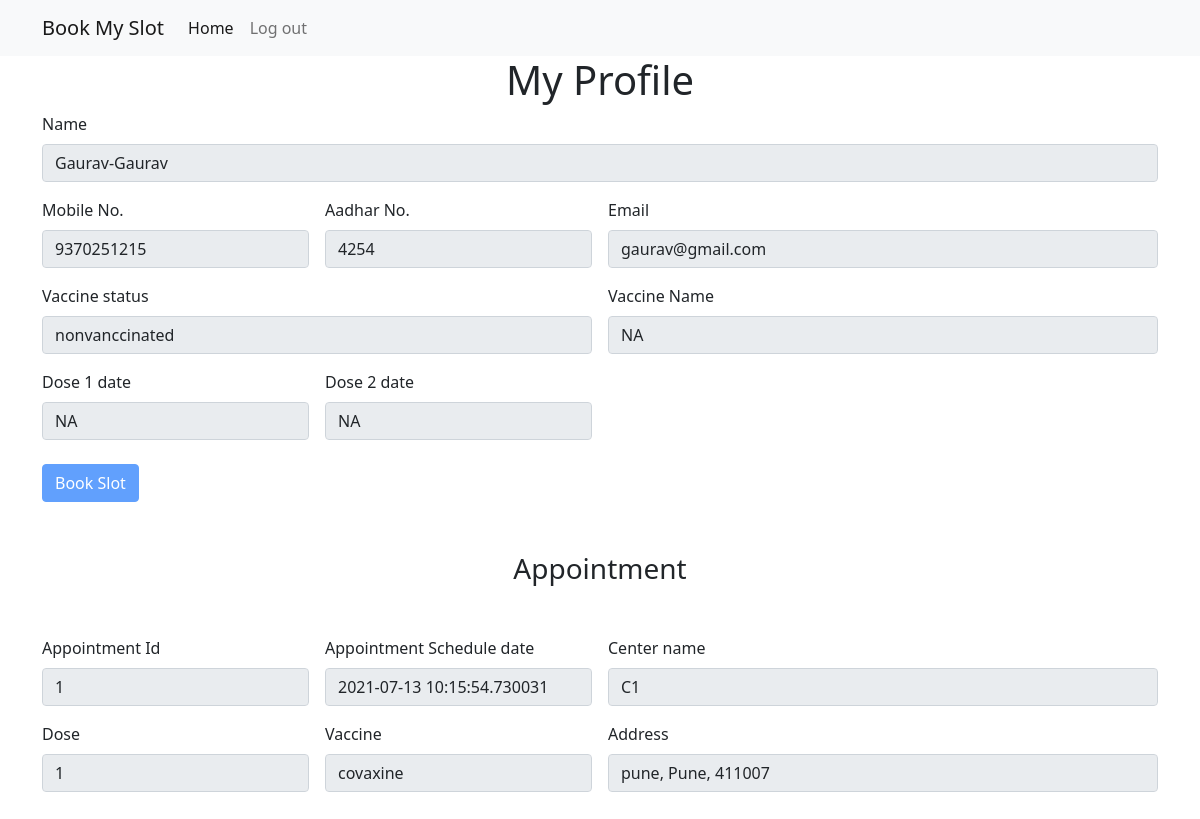
Before: /user_home (signed in) with the older database file.
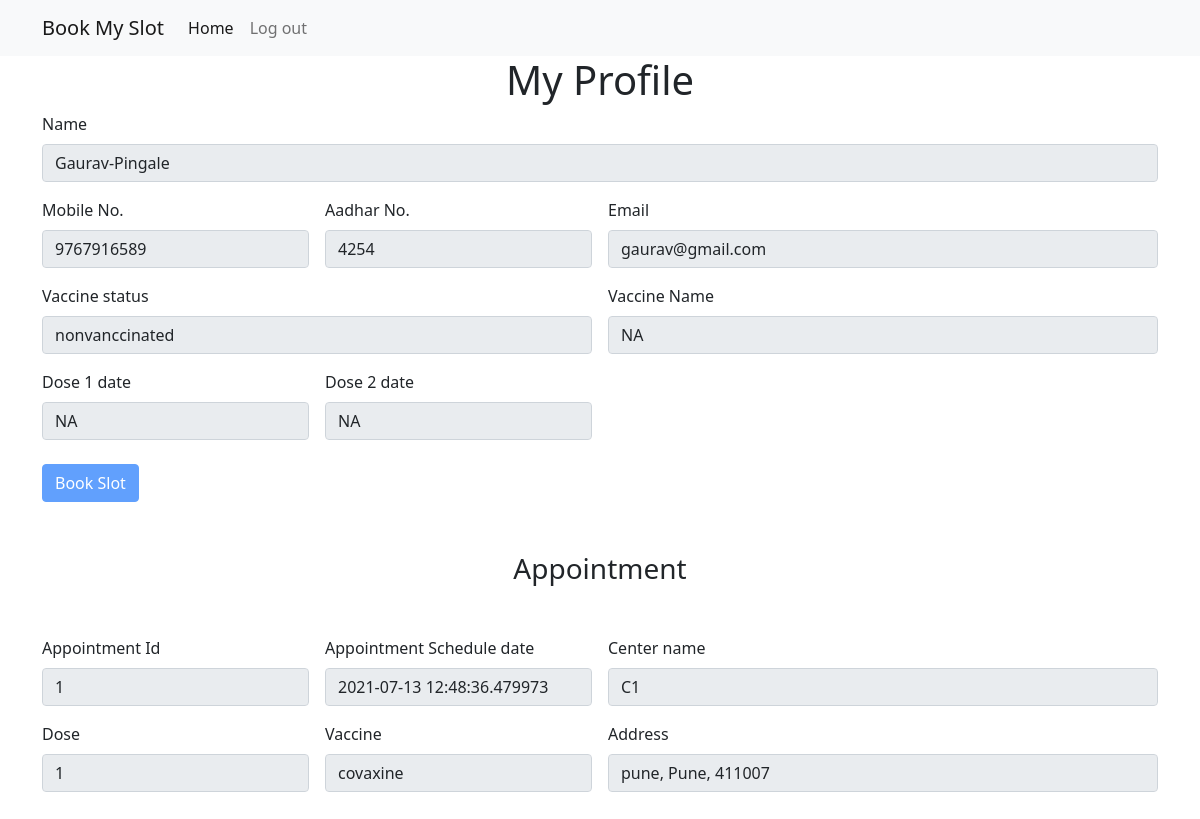
After: the same page with the newer database file.
### models.py (models this page shows)
class User(db.Model,UserMixin):
    __tablename__= 'users'
    id=db.Column(db.Integer, primary_key=True)
    first_name=db.Column(db.String(100), nullable=False)
    last_name=db.Column(db.String(100), nullable=False)
    aadhar_no=db.Column(db.Integer(), nullable=False)
    birth_year=db.Column(db.Integer(), nullable=False)
    email=db.Column(db.String(100),nullable=False)
    mobile_no=db.Column(db.Integer(), nullable=False)
    password=db.Column(db.String(100), nullable=False)
    dose = db.Column(db.Integer(), nullable=True)

class Bookings(db.Model):
    __tablename__= 'bookings'
    booking_id=db.Column(db.Integer, primary_key=True)
    user_id=db.Column(db.Integer,db.ForeignKey('users.id'))
    center_id=db.Column(db.Integer,db.ForeignKey('centers.center_id'))
    booking_date=db.Column(db.DateTime, default=datetime.datetime.utcnow())
    appointment_date=db.Column(db.DateTime, default=datetime.datetime.utcnow())

class Center(db.Model):
    __tablename__= 'centers'
    center_id=db.Column(db.Integer, primary_key=True)
    center_name=db.Column(db.String(100), nullable=False)
    city=db.Column(db.String(100), nullable=False)
    district=db.Column(db.String(100), nullable=False)
    pin_code=db.Column(db.String(100), nullable=False)
    capacity=db.Column(db.String(100),nullable=False)
    allocated_slots=db.Column(db.Integer, nullable=False)
    available_slots=db.Column(db.Integer, nullable=False)
    vaccine_type=db.Column(db.String(100),nullable=False)
    type=db.Column(db.String, nullable=False)

### routes.py (the view)
@app.route("/user_home")
@login_required
def user_home():
    user_profile_data = get_user_data(current_user.id)
    print("user_profile_data")
    print(user_profile_data)
    center_data={}
    user_appo_data=get_user_appo(current_user.id)
    if user_appo_data:
        center_data = get_center(user_appo_data['center_id'])
    msg = session.get("msg")
    session["msg"]=None
    return render_template('user_home.html',user_profile_data=user_profile_data,user_appo_data=user_appo_data,center_data=center_data,msg=msg)

### app.py (called while the page is built)
@login_manager.user_loader
def load_user(user_id):
    user=session.get('user_cat')
    if user == "Staff":
        return Staff.query.get(user_id)
    else:
        return User.query.get(user_id)

### models.py (called while the page is built)
def get_user_data(user_id):
    result = User.query.get(user_id)
    user = user_schema.dump(result)
    return user

def get_user_appo(user_id):
    result = Bookings.query.filter_by(user_id=user_id).first()
    appo_data = booking_schema.dump(result)
    print("appo_data")
    print(appo_data)
    return appo_data

def get_center(center_id):
    result = Center.query.get(center_id)
    center = center_schema.dump(result)
    return center

### templates/user_home.html (shortened to what this page needs)
{% extends 'base.html' %}
{% block body %}
<div class="container profile-container">
    <h1 class="center-text">My Profile</h1>
    <form class="row g-3 " >
        <div class="col-md-12">
            <label for="name" class="form-label">Name</label>
            {% set name = user_profile_data.first_name ~'-'~ user_profile_data.last_name%}
            <input type="text" class="form-control" id="name" name="name" value={{name}} disabled>
        </div>
        <div class="col-md-3">
            <label for="mobile_no" class="form-label">Mobile No.</label>
            <input type="number" class="form-control" id="mobile_no" value={{user_profile_data.mobile_no}} disabled>
        </div>
        <div class="col-md-3">
            <label for="aadhar_no" class="form-label">Aadhar No.</label>
            <input type="number" class="form-control" id="aadhar_no" value="{{user_profile_data.aadhar_no}}" disabled>
        </div>
        <div class="col-md-6">
          <label for="email" class="form-label">Email</label>
          <input type="email" class="form-control" id="email" value={{user_profile_data.email}} disabled>
        </div>
        <div class="col-md-6">
          <label for="vacc_status" class="form-label">Vaccine status</label>
          {% if user_profile_data.dose==0 %}
          {% set status = 'nonvanccinated' %}
          {% set vaccine_type = 'NA' %}
          {% set dose1 = 'NA' %}
          {% set dose2 = 'NA' %}
          {% elif user_profile_data.dose==1 %}
          {% set status = 'Partial' %}
          {% set vaccine_type = "v1" %}
          {% set dose1 = 'date of does 1' %}
          {% set dose2 = 'NA' %}
          {% else %}
          {% set status = 'Complete' %}
          {% set dose1 = 'date of does 1' %}
          {% set dose2 = 'date of does 2' %}
          {% endif %}
          <input type="text" class="form-control" id="vacc_status" value={{status}} disabled>
        </div>
        <div class="col-md-6">
            <label for="vacc_name" class="form-label">Vaccine Name</label>
            <input type="text" class="form-control" id="vacc_status" value="{{vaccine_type}}" disabled>
        </div>
        <div class="col-md-3">
            <label for="dose1" class="form-label">Dose 1 date</label>
            <input type="text" class="form-control" id="dose1" value="{{dose1}}" disabled>
        </div>
        <div class="col-md-3">
            <label for="dose2" class="form-label">Dose 2 date</label>
            <input type="text" class="form-control" id="dose2" value="{{dose2}}" disabled>
        </div>
      </form>
      <div class="col-12 mt-4">
        {% if user_appo_data|length > 0 %}
        {% set book_btn= 'disabled' %}
        {% else %}
        {% set book_btn=false %}
        {% endif %}
        <button class="btn btn-primary book-slot-btn" {{book_btn}}>
            <a href="{{ url_for('book_slot') }}" >Book Slot</a>
        </button>
       </div>
</div>
<div class="container appointment-container">
    <h3 class="center-text">Appointment</h3>
    {% if user_appo_data|length == 0 %}
    <div class="alert alert-warning" role="alert">
        No Appointment data found...
      </div>
    {% else %}
    <form class="row g-3 " >
        <div class="col-md-3">
            <label for="appo_id" class="form-label">Appointment Id</label>
            <input type="text" class="form-control" id="appo_id" name="appo_id" value="{{user_appo_data.booking_id}}" disabled>
        </div>
        <div class="col-md-3">
            <label for="appo_date" class="form-label">Appointment Schedule date</label>
            <input type="text" class="form-control" id="appo_date" value="{{user_appo_data.appointment_date}}" disabled>
        </div>
        <div class="col-md-6">
            <label for="center_name" class="form-label">Center name</label>
            <input type="text" class="form-control" id="center_name" value="{{center_data.center_name}}" disabled>
        </div>
        <div class="col-md-3">
            <label for="dose" class="form-label">Dose</label>
            <input type="text" class="form-control" id="dose1" value="{{user_appo_data.booking_id}}" disabled>
        </div>
        <div class="col-md-3">
            <label for="vaccine" class="form-label">Vaccine</label>
            <input type="text" class="form-control" id="vaccine" value="{{center_data.vaccine_type}}" disabled>
        </div>
        <div class="col-md-6">
          <label for="center_address" class="form-label">Address</label>
          {% set address = center_data.city~", "~center_data.district~", "~center_data.pin_code %}
          <input type="text" class="form-control" id="center_address" value="{{address}}" disabled>
        </div>
      </form>
      {% endif %}
</div>
{% endblock body %}

### templates/base.html (shortened to what this page needs)
<!DOCTYPE html>
<html lang="en">
<head>
    <link href="https://cdn.jsdelivr.net/npm/bootstrap@5.0.2/dist/css/bootstrap.min.css" rel="stylesheet">
    <link rel="stylesheet" href="{{ url_for('static', filename='css/style.css') }} ">
</head>
<body>
    <nav class="navbar navbar-expand-lg navbar-light bg-light">
        <div class="container">
          <a class="navbar-brand" href="#">Book My Slot</a>
          <div class="collapse navbar-collapse" id="navbarSupportedContent">
            <ul class="navbar-nav me-auto mb-2 mb-lg-0">
              <li class="nav-item">
                <a class="nav-link active" aria-current="page" href="#">Home</a>
              </li>
              <li class="nav-item">
                <a class="nav-link" href="{{ url_for('logout') }}">Log out</a>
              </li>
            </ul>
          </div>
        </div>
      </nav>
      {% block body %}
       {% endblock body %}
</body>
</html>

### static/css/style.css (style rules this page uses)
.center-text { text-align: center; }
.appointment-container h3 { margin: 50px; }
.appointment-container { margin-top: 50px; margin-bottom: 50px; }
.book-slot-btn a { color: white; text-decoration: none; }

Changed rows visible on the page:
changed User "gaurav@gmail.com": mobile_no "9370251215" → "9767916589"
changed Bookings: appointment_date "2021-07-13 10:15:54.730031" → "2021-07-13 12:48:36.479973"
Other visible differences:
form field name: "Gaurav-Gaurav" → "Gaurav-Pingale"
